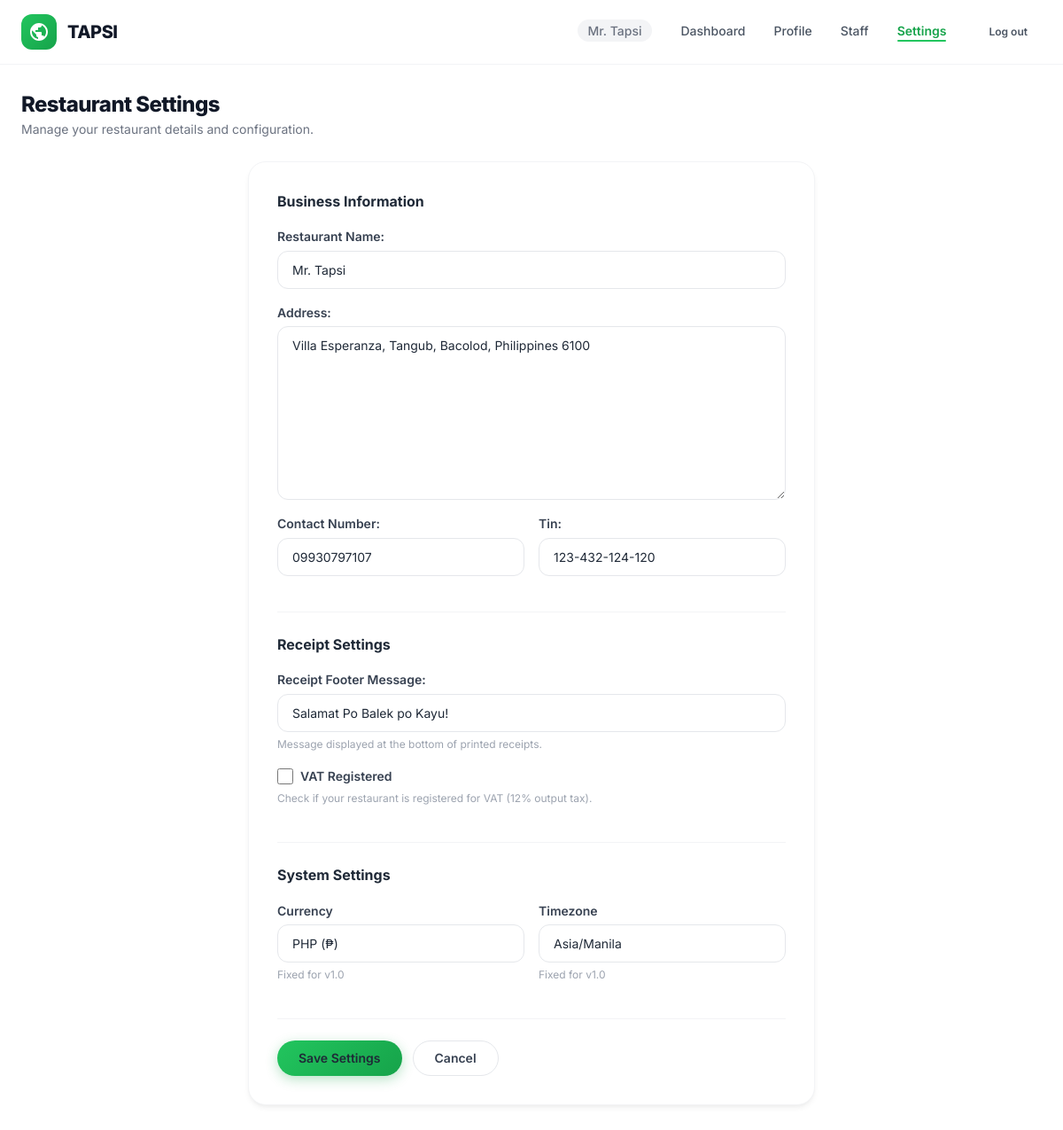
The page /accounts/settings/ (signed in) on the database as committed earlier.
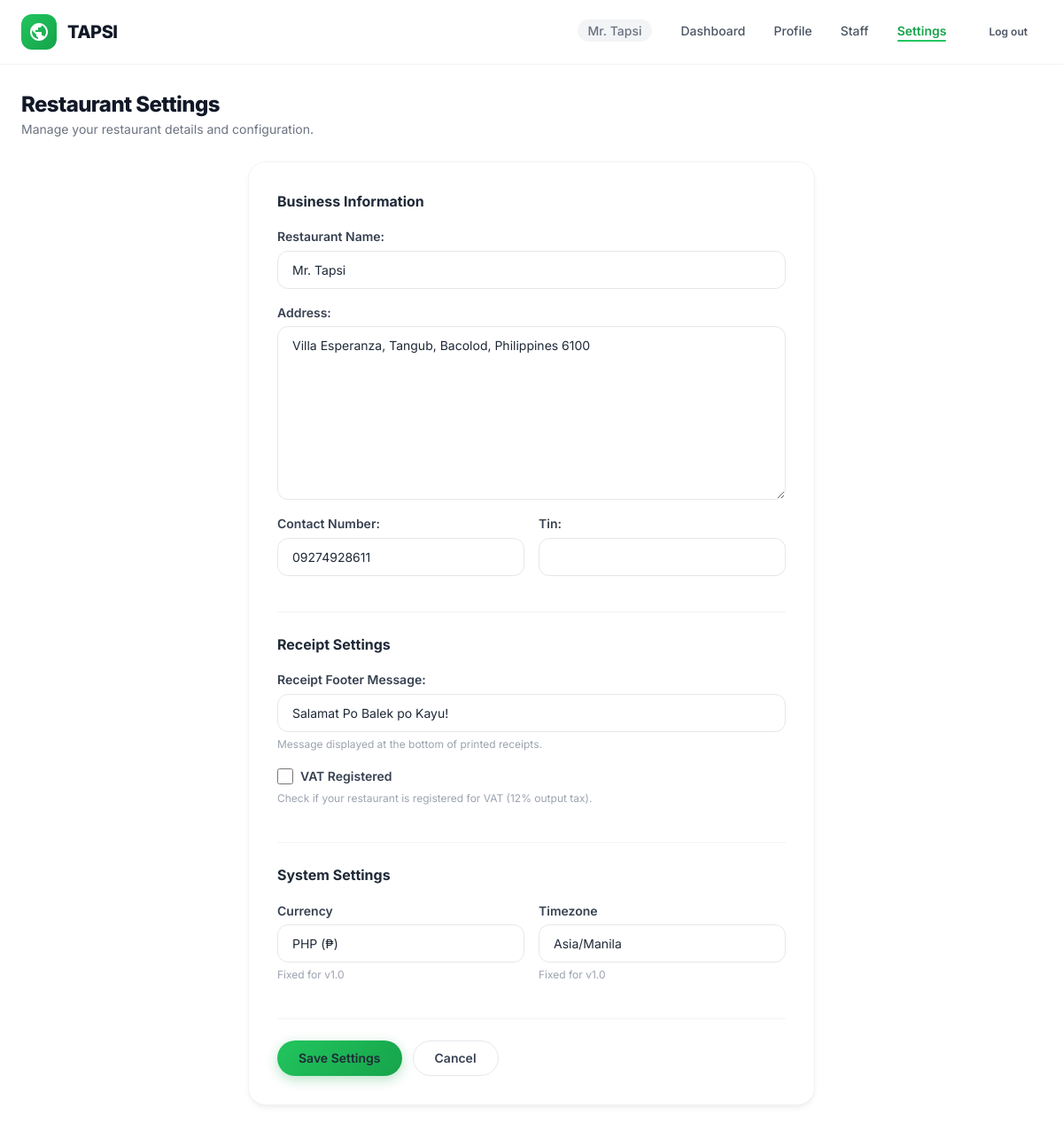
The same page on the database as committed later.
### accounts/models.py (models this page shows, shortened)
class Restaurant(models.Model):
    name = models.CharField(max_length=150)
    address = models.TextField(blank=True)
    contact_number = models.CharField(max_length=30, blank=True)
    tin = models.CharField(max_length=30, blank=True)
    is_vat_registered = models.BooleanField(default=False)
    receipt_footer = models.CharField(max_length=255, blank=True)
    timezone = models.CharField(max_length=50, default="Asia/Manila", editable=False)
    created_at = models.DateTimeField(auto_now_add=True)

### accounts/views.py (the view)
# urls.py: path("settings/", views.restaurant_settings, name="restaurant_settings"),
@login_required
def restaurant_settings(request):
    if request.user.role != User.Role.OWNER:
        messages.error(request, "Only the Owner can access restaurant settings.")
        return redirect("dashboard")
    restaurant = request.user.restaurant
    form = RestaurantSettingsForm(request.POST or None, instance=restaurant)
    if request.method == "POST" and form.is_valid():
        form.save()
        messages.success(request, "Restaurant settings updated.")
        return redirect("accounts:restaurant_settings")
    return render(request, "accounts/restaurant_settings.html", {"restaurant": restaurant, "form": form})

### accounts/forms.py (shortened to what this page needs)
class RestaurantSettingsForm(StyledFormMixin, forms.ModelForm):
    class Meta:
        model = Restaurant
        fields = ("name", "address", "contact_number", "tin", "receipt_footer", "is_vat_registered")
        labels = {
            "name": "Restaurant Name",
            "contact_number": "Contact Number",
            "receipt_footer": "Receipt Footer Message",
            "is_vat_registered": "VAT Registered",
        }
    def __init__(self, *args, **kwargs):
        super().__init__(*args, **kwargs)
        self._apply_classes()

### accounts/forms.py (called while the page is built)
    def _apply_classes(self):
        for field in self.fields.values():
            field.widget.attrs.setdefault("class", "input")

### accounts/models.py (called while the page is built)
    def get_queryset(self):
        return super().get_queryset().filter(is_deleted=False)

### templates/accounts/restaurant_settings.html (shortened to what this page needs)
{% extends 'base.html' %}
{% block content %}
<div class="page-heading">
    <div>
        <h1>Restaurant Settings</h1>
        <p style="color: var(--gray-500); font-size: var(--font-size-sm); margin-top: var(--space-1);">Manage your restaurant details and configuration.</p>
    </div>
</div>
<div class="form-card" style="max-width: 640px;">
    <form method="post" novalidate>
        <div class="settings-section">
            <h3 class="settings-section-title">Business Information</h3>
            <div class="field">
                {{ form.name.label_tag }}
                {{ form.name }}
            </div>
            <div class="field">
                {{ form.address.label_tag }}
                {{ form.address }}
            </div>
            <div class="field-row">
                <div class="field">
                    {{ form.contact_number.label_tag }}
                    {{ form.contact_number }}
                </div>
                <div class="field">
                    {{ form.tin.label_tag }}
                    {{ form.tin }}
                </div>
            </div>
        </div>
        <div class="settings-section">
            <h3 class="settings-section-title">Receipt Settings</h3>
            <div class="field">
                {{ form.receipt_footer.label_tag }}
                {{ form.receipt_footer }}
                <small>Message displayed at the bottom of printed receipts.</small>
            </div>
            <div class="field">
                <label class="checkbox-label">
                    {{ form.is_vat_registered }}
                    <span>{{ form.is_vat_registered.label }}</span>
                </label>
                <small>Check if your restaurant is registered for VAT (12% output tax).</small>
            </div>
        </div>
        <div class="settings-section">
            <h3 class="settings-section-title">System Settings</h3>
            <div class="field-row">
                <div class="field">
                    <label>Currency</label>
                    <input type="text" value="PHP (₱)" disabled>
                    <small>Fixed for v1.0</small>
                </div>
                <div class="field">
                    <label>Timezone</label>
                    <input type="text" value="Asia/Manila" disabled>
                    <small>Fixed for v1.0</small>
                </div>
            </div>
        </div>
        <div style="display: flex; gap: var(--space-3); margin-top: var(--space-6);">
            <button type="submit" class="btn btn-primary">Save Settings</button>
            <a href="{% url 'dashboard' %}" class="btn btn-secondary">Cancel</a>
        </div>
    </form>
</div>
{% endblock %}

Rows that differ between the two databases and show on the page:
changed Restaurant "Mr. Tapsi": contact_number "09930797107" → "09274928611"; tin "123-432-124-120" → (not shown)
